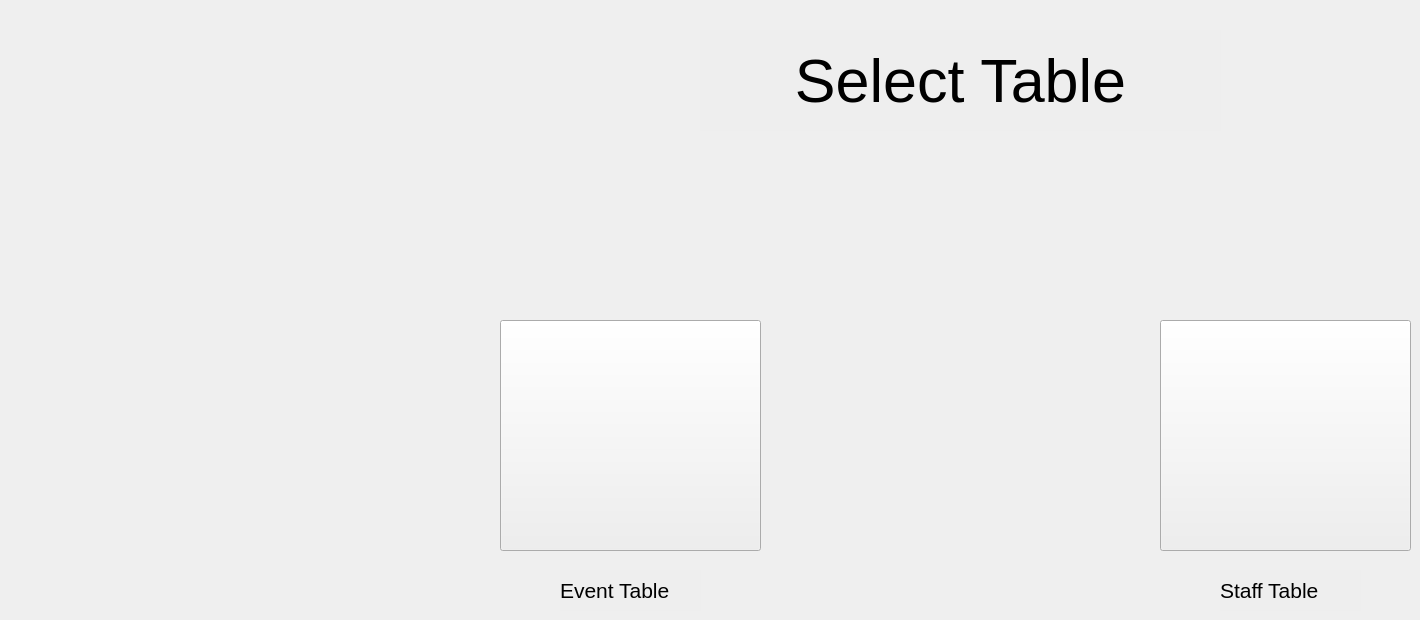
    <widget class="QWidget" name="afterloginforSTAFF">
     <widget class="QLabel" name="label_34">
      <property name="geometry">
       <rect>
        <x>700</x>
        <y>30</y>
        <width>521</width>
        <height>101</height>
       </rect>
      </property>
      <property name="font">
       <font>
        <pointsize>46</pointsize>
       </font>
      </property>
      <property name="styleSheet">
       <string notr="true">background-color: rgb(128, 128, 128, 0.01);</string>
      </property>
      <property name="text">
       <string>Select Table</string>
      </property>
      <property name="alignment">
       <set>Qt::AlignCenter</set>
      </property>
     </widget>
     <widget class="QPushButton" name="staff_login_eventbutton">
      <property name="geometry">
       <rect>
        <x>500</x>
        <y>320</y>
        <width>261</width>
        <height>231</height>
       </rect>
      </property>
      <property name="styleSheet">
       <string notr="true">border-image: url(:/concert.png);</string>
      </property>
      <property name="text">
       <string/>
      </property>
     </widget>
     <widget class="QPushButton" name="staff_login_staffbutton">
      <property name="geometry">
       <rect>
        <x>1160</x>
        <y>320</y>
        <width>251</width>
        <height>231</height>
       </rect>
      </property>
      <property name="styleSheet">
       <string notr="true">
border-image: url(:/staff.png);</string>
      </property>
      <property name="text">
       <string/>
      </property>
     </widget>
     <widget class="QLabel" name="label_7">
      <property name="geometry">
       <rect>
        <x>560</x>
        <y>570</y>
        <width>141</width>
        <height>41</height>
       </rect>
      </property>
      <property name="font">
       <font>
        <pointsize>16</pointsize>
       </font>
      </property>
      <property name="styleSheet">
       <string notr="true">background-color: rgb(128, 128, 128, 0.01);</string>
      </property>
      <property name="text">
       <string>Event Table</string>
      </property>
     </widget>
     <widget class="QLabel" name="label_35">
      <property name="geometry">
       <rect>
        <x>1220</x>
        <y>570</y>
        <width>141</width>
        <height>41</height>
       </rect>
      </property>
      <property name="font">
       <font>
        <pointsize>16</pointsize>
       </font>
      </property>
      <property name="styleSheet">
       <string notr="true">background-color: rgb(128, 128, 128, 0.01);</string>
      </property>
      <property name="text">
       <string>Staff Table</string>
      </property>
     </widget>
    </widget>
